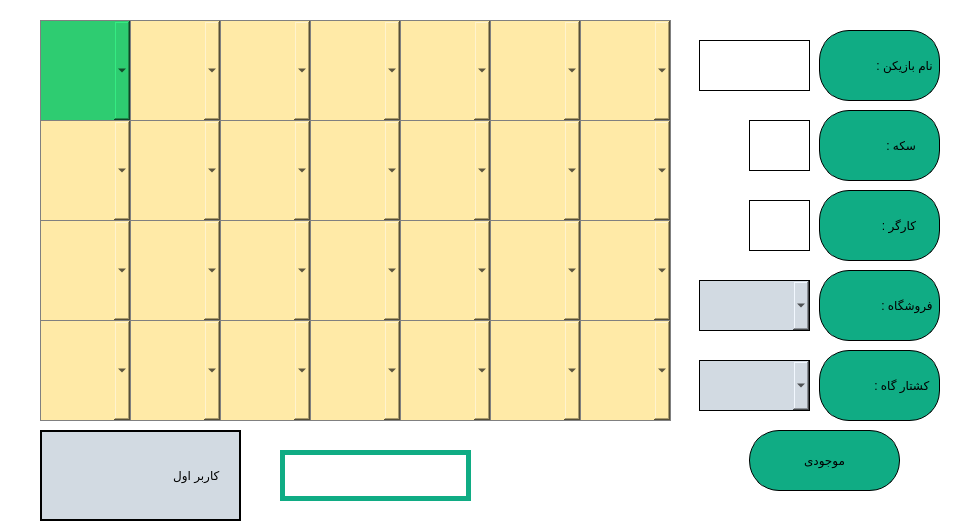
<?xml version="1.0" encoding="UTF-8"?>
<ui version="4.0">
 <class>bazi2nafare_game</class>
 <widget class="QMainWindow" name="bazi2nafare_game">
  <property name="geometry">
   <rect>
    <x>0</x>
    <y>0</y>
    <width>966</width>
    <height>529</height>
   </rect>
  </property>
  <property name="windowTitle">
   <string>MainWindow</string>
  </property>
  <property name="styleSheet">
   <string notr="true">background-color : white ;</string>
  </property>
  <widget class="QWidget" name="centralwidget">
   <widget class="QGroupBox" name="groupBox">
    <property name="geometry">
     <rect>
      <x>689</x>
      <y>20</y>
      <width>271</width>
      <height>481</height>
     </rect>
    </property>
    <property name="styleSheet">
     <string notr="true">border : none ;</string>
    </property>
    <property name="title">
     <string/>
    </property>
    <widget class="QLabel" name="label_name">
     <property name="geometry">
      <rect>
       <x>130</x>
       <y>10</y>
       <width>121</width>
       <height>71</height>
      </rect>
     </property>
     <property name="styleSheet">
      <string notr="true">font: 25pt &quot;B Arshia&quot;;
background-color : #10ac84 ;
border : 1px solid black ;
border-radius : 30px ;</string>
     </property>
     <property name="text">
      <string> نام بازیکن :</string>
     </property>
    </widget>
    <widget class="QLabel" name="label_coin">
     <property name="geometry">
      <rect>
       <x>130</x>
       <y>90</y>
       <width>121</width>
       <height>71</height>
      </rect>
     </property>
     <property name="styleSheet">
      <string notr="true">font: 25pt &quot;B Arshia&quot;;
background-color : #10ac84 ;
border : 1px solid black ;
border-radius : 30px ;</string>
     </property>
     <property name="text">
      <string>      سکه :</string>
     </property>
    </widget>
    <widget class="QLabel" name="label_worker">
     <property name="geometry">
      <rect>
       <x>130</x>
       <y>170</y>
       <width>121</width>
       <height>71</height>
      </rect>
     </property>
     <property name="styleSheet">
      <string notr="true">font: 25pt &quot;B Arshia&quot;;
background-color : #10ac84 ;
border : 1px solid black ;
border-radius : 30px ;</string>
     </property>
     <property name="text">
      <string>      کارگر :</string>
     </property>
    </widget>
    <widget class="QLabel" name="label_store">
     <property name="geometry">
      <rect>
       <x>130</x>
       <y>250</y>
       <width>121</width>
       <height>71</height>
      </rect>
     </property>
     <property name="styleSheet">
      <string notr="true">font: 25pt &quot;B Arshia&quot;;
background-color : #10ac84 ;
border : 1px solid black ;
border-radius : 30px ;</string>
     </property>
     <property name="text">
      <string> فروشگاه :</string>
     </property>
    </widget>
    <widget class="QComboBox" name="comboBox_store">
     <property name="geometry">
      <rect>
       <x>10</x>
       <y>260</y>
       <width>111</width>
       <height>51</height>
      </rect>
     </property>
     <property name="styleSheet">
      <string notr="true">border : 1px solid black ;
background-color : #d2dae2 ;</string>
     </property>
    </widget>
    <widget class="QPushButton" name="pushbutton_balance_product">
     <property name="geometry">
      <rect>
       <x>60</x>
       <y>410</y>
       <width>151</width>
       <height>61</height>
      </rect>
     </property>
     <property name="styleSheet">
      <string notr="true">font: 25pt &quot;B Arshia&quot;;
background-color : #10ac84 ;
border : 1px solid black ;
border-radius : 30px ;</string>
     </property>
     <property name="text">
      <string>موجودی</string>
     </property>
    </widget>
    <widget class="QLabel" name="lab_display_worker">
     <property name="geometry">
      <rect>
       <x>60</x>
       <y>180</y>
       <width>61</width>
       <height>51</height>
      </rect>
     </property>
     <property name="styleSheet">
      <string notr="true">font: 35pt &quot;B Arshia&quot;;
border : 1px solid black ;</string>
     </property>
     <property name="text">
      <string/>
     </property>
    </widget>
    <widget class="QLabel" name="lab_display_coin">
     <property name="geometry">
      <rect>
       <x>60</x>
       <y>100</y>
       <width>61</width>
       <height>51</height>
      </rect>
     </property>
     <property name="styleSheet">
      <string notr="true">font: 35pt &quot;B Arshia&quot;;
border : 1px solid black ;</string>
     </property>
     <property name="text">
      <string/>
     </property>
    </widget>
    <widget class="QLabel" name="lab_display_name">
     <property name="geometry">
      <rect>
       <x>10</x>
       <y>20</y>
       <width>111</width>
       <height>51</height>
      </rect>
     </property>
     <property name="styleSheet">
      <string notr="true">font: 63 15pt &quot;Zilla Slab SemiBold&quot;;
border : 1px solid black ;
</string>
     </property>
     <property name="text">
      <string/>
     </property>
    </widget>
    <widget class="QLabel" name="label_kill">
     <property name="geometry">
      <rect>
       <x>130</x>
       <y>330</y>
       <width>121</width>
       <height>71</height>
      </rect>
     </property>
     <property name="styleSheet">
      <string notr="true">font: 25pt &quot;B Arshia&quot;;
background-color : #10ac84 ;
border : 1px solid black ;
border-radius : 30px ;</string>
     </property>
     <property name="text">
      <string>  کشتار گاه :</string>
     </property>
    </widget>
    <widget class="QComboBox" name="comboBox_kill">
     <property name="geometry">
      <rect>
       <x>10</x>
       <y>340</y>
       <width>111</width>
       <height>51</height>
      </rect>
     </property>
     <property name="styleSheet">
      <string notr="true">border : 1px solid black ;
background-color : #d2dae2 ;</string>
     </property>
    </widget>
   </widget>
   <widget class="QGroupBox" name="groupBox_2">
    <property name="geometry">
     <rect>
      <x>40</x>
      <y>20</y>
      <width>631</width>
      <height>401</height>
     </rect>
    </property>
    <property name="styleSheet">
     <string notr="true">border : 1px solid grey ;</string>
    </property>
    <property name="title">
     <string/>
    </property>
    <widget class="QComboBox" name="combobox_11">
     <property name="geometry">
      <rect>
       <x>0</x>
       <y>0</y>
       <width>91</width>
       <height>101</height>
      </rect>
     </property>
     <property name="styleSheet">
      <string notr="true">background-color : #2ecc71 ;</string>
     </property>
    </widget>
    <widget class="QComboBox" name="combobox_12">
     <property name="geometry">
      <rect>
       <x>90</x>
       <y>0</y>
       <width>91</width>
       <height>101</height>
      </rect>
     </property>
     <property name="styleSheet">
      <string notr="true">background-color : #ffeaa7 ;</string>
     </property>
    </widget>
    <widget class="QComboBox" name="combobox_13">
     <property name="geometry">
      <rect>
       <x>180</x>
       <y>0</y>
       <width>91</width>
       <height>101</height>
      </rect>
     </property>
     <property name="styleSheet">
      <string notr="true">background-color : #ffeaa7 ;</string>
     </property>
    </widget>
    <widget class="QComboBox" name="combobox_14">
     <property name="geometry">
      <rect>
       <x>270</x>
       <y>0</y>
       <width>91</width>
       <height>101</height>
      </rect>
     </property>
     <property name="styleSheet">
      <string notr="true">background-color : #ffeaa7 ;</string>
     </property>
    </widget>
    <widget class="QComboBox" name="combobox_15">
     <property name="geometry">
      <rect>
       <x>360</x>
       <y>0</y>
       <width>91</width>
       <height>101</height>
      </rect>
     </property>
     <property name="styleSheet">
      <string notr="true">background-color : #ffeaa7 ;</string>
     </property>
    </widget>
    <widget class="QComboBox" name="combobox_16">
     <property name="geometry">
      <rect>
       <x>450</x>
       <y>0</y>
       <width>91</width>
       <height>101</height>
      </rect>
     </property>
     <property name="styleSheet">
      <string notr="true">background-color : #ffeaa7 ;</string>
     </property>
    </widget>
    <widget class="QComboBox" name="combobox_17">
     <property name="geometry">
      <rect>
       <x>540</x>
       <y>0</y>
       <width>91</width>
       <height>101</height>
      </rect>
     </property>
     <property name="styleSheet">
      <string notr="true">background-color : #ffeaa7 ;</string>
     </property>
    </widget>
    <widget class="QComboBox" name="combobox_21">
     <property name="geometry">
      <rect>
       <x>0</x>
       <y>100</y>
       <width>91</width>
       <height>101</height>
      </rect>
     </property>
     <property name="styleSheet">
      <string notr="true">background-color : #ffeaa7 ;</string>
     </property>
    </widget>
    <widget class="QComboBox" name="combobox_22">
     <property name="geometry">
      <rect>
       <x>90</x>
       <y>100</y>
       <width>91</width>
       <height>101</height>
      </rect>
     </property>
     <property name="styleSheet">
      <string notr="true">background-color : #ffeaa7 ;</string>
     </property>
    </widget>
    <widget class="QComboBox" name="combobox_23">
     <property name="geometry">
      <rect>
       <x>180</x>
       <y>100</y>
       <width>91</width>
       <height>101</height>
      </rect>
     </property>
     <property name="styleSheet">
      <string notr="true">background-color : #ffeaa7 ;</string>
     </property>
    </widget>
    <widget class="QComboBox" name="combobox_24">
     <property name="geometry">
      <rect>
       <x>270</x>
       <y>100</y>
       <width>91</width>
       <height>101</height>
      </rect>
     </property>
     <property name="styleSheet">
      <string notr="true">background-color : #ffeaa7 ;</string>
     </property>
    </widget>
    <widget class="QComboBox" name="combobox_25">
     <property name="geometry">
      <rect>
       <x>360</x>
       <y>100</y>
       <width>91</width>
       <height>101</height>
      </rect>
     </property>
     <property name="whatsThis">
      <string>&lt;html&gt;&lt;head/&gt;&lt;body&gt;&lt;p&gt;background-color : #ffeaa7 ;&lt;/p&gt;&lt;/body&gt;&lt;/html&gt;</string>
     </property>
     <property name="styleSheet">
      <string notr="true">background-color : #ffeaa7 ;</string>
     </property>
    </widget>
    <widget class="QComboBox" name="combobox_26">
     <property name="geometry">
      <rect>
       <x>450</x>
       <y>100</y>
       <width>91</width>
       <height>101</height>
      </rect>
     </property>
     <property name="styleSheet">
      <string notr="true">background-color : #ffeaa7 ;</string>
     </property>
    </widget>
    <widget class="QComboBox" name="combobox_27">
     <property name="geometry">
      <rect>
       <x>540</x>
       <y>100</y>
       <width>91</width>
       <height>101</height>
      </rect>
     </property>
     <property name="styleSheet">
      <string notr="true">background-color : #ffeaa7 ;</string>
     </property>
    </widget>
    <widget class="QComboBox" name="combobox_31">
     <property name="geometry">
      <rect>
       <x>0</x>
       <y>200</y>
       <width>91</width>
       <height>101</height>
      </rect>
     </property>
     <property name="styleSheet">
      <string notr="true">background-color : #ffeaa7 ;</string>
     </property>
    </widget>
    <widget class="QComboBox" name="combobox_32">
     <property name="geometry">
      <rect>
       <x>90</x>
       <y>200</y>
       <width>91</width>
       <height>101</height>
      </rect>
     </property>
     <property name="styleSheet">
      <string notr="true">background-color : #ffeaa7 ;</string>
     </property>
    </widget>
    <widget class="QComboBox" name="combobox_33">
     <property name="geometry">
      <rect>
       <x>180</x>
       <y>200</y>
       <width>91</width>
       <height>101</height>
      </rect>
     </property>
     <property name="styleSheet">
      <string notr="true">background-color : #ffeaa7 ;</string>
     </property>
    </widget>
    <widget class="QComboBox" name="combobox_34">
     <property name="geometry">
      <rect>
       <x>270</x>
       <y>200</y>
       <width>91</width>
       <height>101</height>
      </rect>
     </property>
     <property name="styleSheet">
      <string notr="true">background-color : #ffeaa7 ;</string>
     </property>
    </widget>
    <widget class="QComboBox" name="combobox_35">
     <property name="geometry">
      <rect>
       <x>360</x>
       <y>200</y>
       <width>91</width>
       <height>101</height>
      </rect>
     </property>
     <property name="styleSheet">
      <string notr="true">background-color : #ffeaa7 ;</string>
     </property>
    </widget>
    <widget class="QComboBox" name="combobox_36">
     <property name="geometry">
      <rect>
       <x>450</x>
       <y>200</y>
       <width>91</width>
       <height>101</height>
      </rect>
     </property>
     <property name="styleSheet">
      <string notr="true">background-color : #ffeaa7 ;</string>
     </property>
    </widget>
    <widget class="QComboBox" name="combobox_37">
     <property name="geometry">
      <rect>
       <x>540</x>
       <y>200</y>
       <width>91</width>
       <height>101</height>
      </rect>
     </property>
     <property name="styleSheet">
      <string notr="true">background-color : #ffeaa7 ;</string>
     </property>
    </widget>
    <widget class="QComboBox" name="combobox_41">
     <property name="geometry">
      <rect>
       <x>0</x>
       <y>300</y>
       <width>91</width>
       <height>101</height>
      </rect>
     </property>
     <property name="styleSheet">
      <string notr="true">background-color : #ffeaa7 ;</string>
     </property>
    </widget>
    <widget class="QComboBox" name="combobox_42">
     <property name="geometry">
      <rect>
       <x>90</x>
       <y>300</y>
       <width>91</width>
       <height>101</height>
      </rect>
     </property>
     <property name="styleSheet">
      <string notr="true">background-color : #ffeaa7 ;</string>
     </property>
    </widget>
    <widget class="QComboBox" name="combobox_43">
     <property name="geometry">
      <rect>
       <x>180</x>
       <y>300</y>
       <width>91</width>
       <height>101</height>
      </rect>
     </property>
     <property name="styleSheet">
      <string notr="true">background-color : #ffeaa7 ;</string>
     </property>
    </widget>
    <widget class="QComboBox" name="combobox_44">
     <property name="geometry">
      <rect>
       <x>270</x>
       <y>300</y>
       <width>91</width>
       <height>101</height>
      </rect>
     </property>
     <property name="styleSheet">
      <string notr="true">background-color : #ffeaa7 ;</string>
     </property>
    </widget>
    <widget class="QComboBox" name="combobox_45">
     <property name="geometry">
      <rect>
       <x>360</x>
       <y>300</y>
       <width>91</width>
       <height>101</height>
      </rect>
     </property>
     <property name="styleSheet">
      <string notr="true">background-color : #ffeaa7 ;</string>
     </property>
    </widget>
    <widget class="QComboBox" name="combobox_46">
     <property name="geometry">
      <rect>
       <x>450</x>
       <y>300</y>
       <width>91</width>
       <height>101</height>
      </rect>
     </property>
     <property name="styleSheet">
      <string notr="true">background-color : #ffeaa7 ;</string>
     </property>
    </widget>
    <widget class="QComboBox" name="combobox_47">
     <property name="geometry">
      <rect>
       <x>540</x>
       <y>300</y>
       <width>91</width>
       <height>101</height>
      </rect>
     </property>
     <property name="styleSheet">
      <string notr="true">background-color : #ffeaa7 ;</string>
     </property>
    </widget>
   </widget>
   <widget class="QLabel" name="label_6">
    <property name="geometry">
     <rect>
      <x>40</x>
      <y>430</y>
      <width>201</width>
      <height>91</height>
     </rect>
    </property>
    <property name="styleSheet">
     <string notr="true">font: 75 20pt &quot;B Titr&quot;;
border : 2px solid black ;
background-color : #d2dae2</string>
    </property>
    <property name="text">
     <string>     کاربر اول</string>
    </property>
   </widget>
   <widget class="QLabel" name="label_timer">
    <property name="geometry">
     <rect>
      <x>280</x>
      <y>450</y>
      <width>191</width>
      <height>51</height>
     </rect>
    </property>
    <property name="styleSheet">
     <string notr="true">border : 5px solid #10ac84 ;
text-align : center ;
font: 20pt &quot;Bodoni MT Condensed&quot;;</string>
    </property>
    <property name="text">
     <string/>
    </property>
   </widget>
  </widget>
 </widget>
 <resources/>
 <connections/>
</ui>
